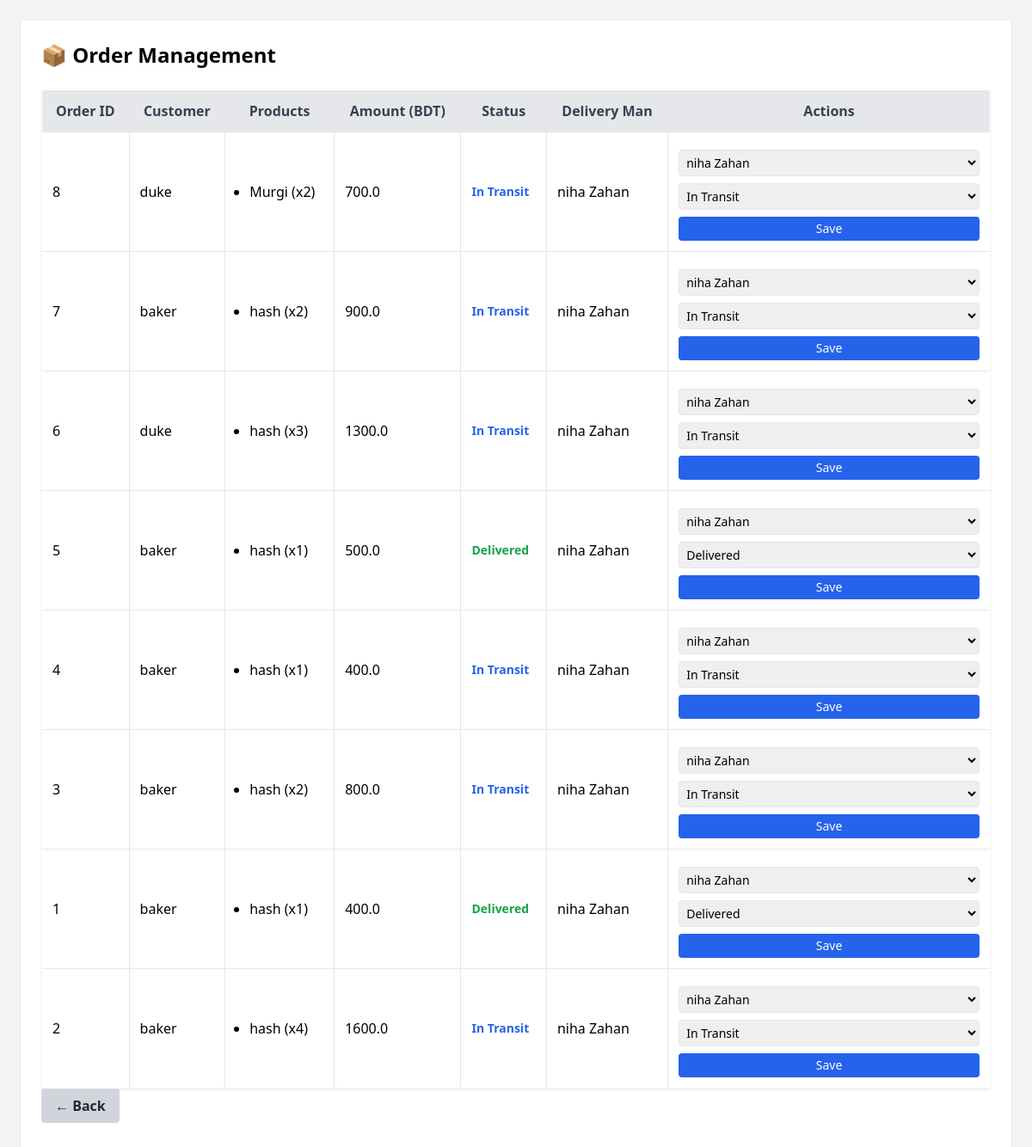
The app's page /admin/manage-orders (signed in), older data.
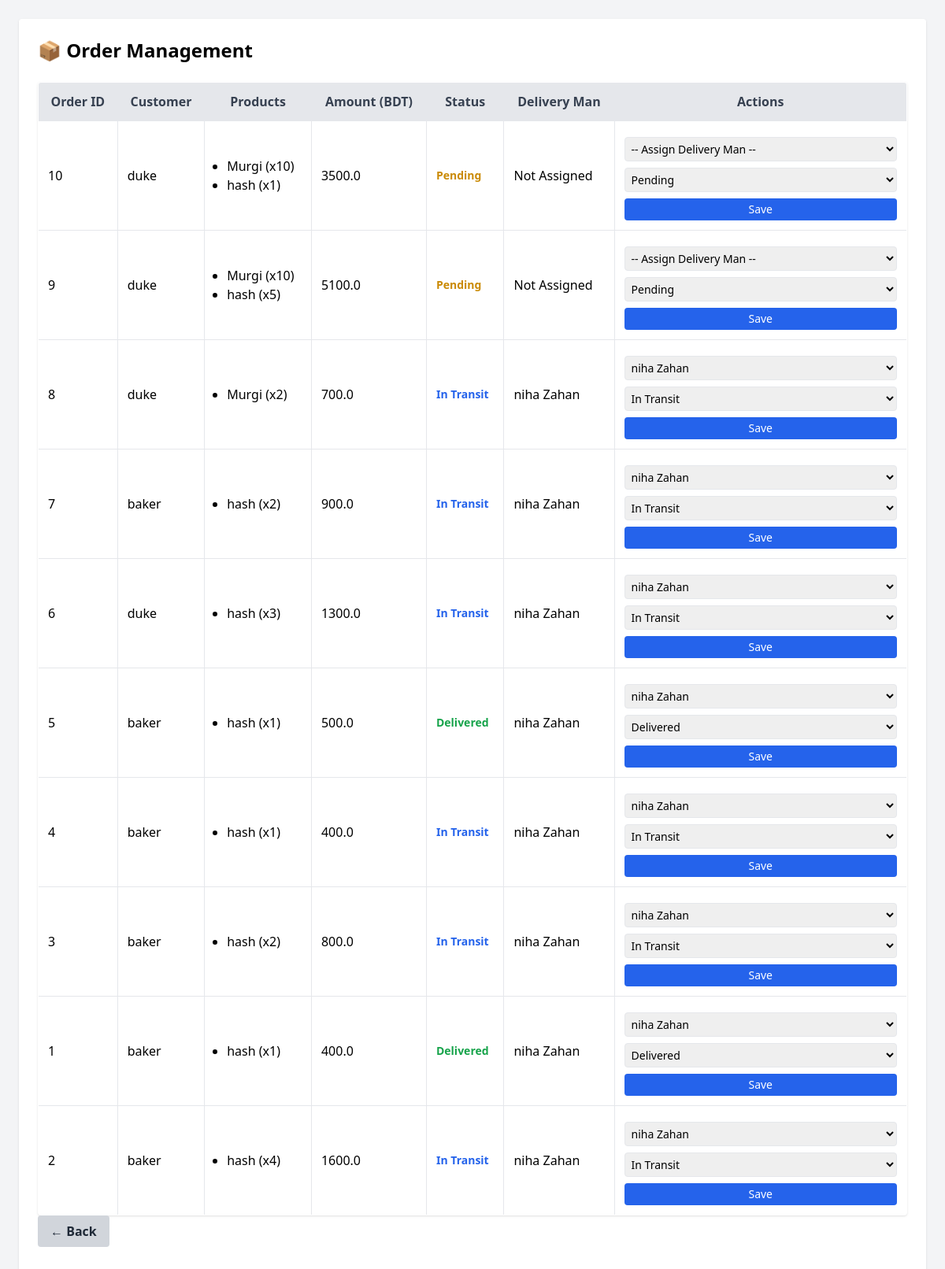
The same page, newer data.
### models.py (models this page shows, shortened)
class Order(db.Model):
    id = db.Column(db.Integer, primary_key=True)
    customer_id = db.Column(db.Integer, db.ForeignKey('user.id'))
    delivery_man_id = db.Column(db.Integer, db.ForeignKey('user.id'))
    status = db.Column(db.String(20), default='Pending')  # Pending, In Transit, Delivered, Cancelled
    total_amount = db.Column(db.Float)
    shipping_address = db.Column(db.Text)
    order_date = db.Column(db.DateTime, default=datetime.utcnow)
    delivery_date = db.Column(db.DateTime)
    priority = db.Column(db.Enum(PriorityLevel), default=PriorityLevel.medium)
    customer = db.relationship('User', foreign_keys=[customer_id], backref='customer_orders')
    delivery_man = db.relationship('User', foreign_keys=[delivery_man_id], backref='delivery_orders')
    @property
    def customer_name(self):
        return self.customer.name if self.customer else "Unknown Customer"

class User(db.Model):
    id = db.Column(db.Integer, primary_key=True)
    email = db.Column(db.String(100), unique=True, nullable=False)
    name = db.Column(db.String(100), nullable=False)
    password = db.Column(db.String(200), nullable=False)
    role = db.Column(db.String(50), nullable=False)  # admin, manager, farmer, delivery_man, customer
    phone = db.Column(db.String(20))
    address = db.Column(db.Text)
    blood_group = db.Column(db.String(5))
    image = db.Column(db.String(200))

class OrderItem(db.Model):
    id = db.Column(db.Integer, primary_key=True)
    order_id = db.Column(db.Integer, db.ForeignKey('order.id'))
    product_id = db.Column(db.Integer, db.ForeignKey('product.id'))
    quantity = db.Column(db.Integer, default=1)
    price = db.Column(db.Float)
    order = db.relationship('Order', backref='items')
    product = db.relationship('Product')

class Product(db.Model):
    id = db.Column(db.Integer, primary_key=True)
    name = db.Column(db.String(100), nullable=False)
    category = db.Column(db.String(100), nullable=False)
    quantity = db.Column(db.Integer, nullable=False)
    unit_price = db.Column(db.Float, nullable=False)
    product_description = db.Column(db.String(200), nullable=True)
    image = db.Column(db.String(100), nullable=True)  # Add this line for the image
    added_by = db.Column(db.Integer, db.ForeignKey('user.id'), nullable=False)

### app.py (the view, shortened to what this page needs)
@app.route('/admin/manage-orders', methods=['GET', 'POST'])
def manage_orders():
    if 'user_id' not in session:
        return redirect(url_for('login'))
    user = User.query.get(session['user_id'])
    if not user or user.role not in ['admin', 'manager']:
        return redirect(url_for('login'))
    orders = Order.query.order_by(Order.priority.desc(), Order.order_date.desc()).all()
    delivery_men = User.query.filter_by(role='delivery_man').all()
    return render_template('admin_manager_orders.html', user=user, orders=orders, delivery_men=delivery_men)

### templates/admin_manager_orders.html (shortened to what this page needs)
<!DOCTYPE html>
<html lang="en">
<head>
    <script src="https://cdn.tailwindcss.com"></script>
</head>
<body class="bg-gray-100 p-6">
  <div class="max-w-7xl mx-auto bg-white p-6 rounded shadow">
    <h1 class="text-2xl font-bold mb-6">📦 Order Management</h1>
    <table class="min-w-full bg-white border rounded shadow overflow-hidden">
      <thead class="bg-gray-200 text-gray-700">
        <tr>
          <th class="p-3 border">Order ID</th>
          <th class="p-3 border">Customer</th>
          <th class="p-3 border">Products</th>
          <th class="p-3 border">Amount (BDT)</th>
          <th class="p-3 border">Status</th>
          <th class="p-3 border">Delivery Man</th>
          <th class="p-3 border">Actions</th>
        </tr>
      </thead>
      <tbody>
        {% for order in orders %}
        <tr class="border-t">
          <td class="p-3 border">{{ order.id }}</td>
          <td class="p-3 border">{{ order.customer_name }}</td>
          <td class="p-3 border">
            <ul class="list-disc pl-4">
              {% for item in order.items %}
              <li>{{ item.product.name }} (x{{ item.quantity }})</li>
              {% endfor %}
            </ul>
          </td>
          <td class="p-3 border">{{ order.total_amount }}</td>
          <td class="p-3 border font-semibold text-sm">
            <span class="{% if order.status == 'Pending' %}text-yellow-600{% elif order.status == 'In Transit' %}text-blue-600{% elif order.status == 'Delivered' %}text-green-600{% endif %}">
              {{ order.status }}
            </span>
          </td>
          <td class="p-3 border">
            {{ order.delivery_man.name if order.delivery_man else "Not Assigned" }}
          </td>
          <td class="p-3 border">
            <form method="POST" class="space-y-2">
              <select name="delivery_man_id" class="border p-1 rounded w-full text-sm">
                <option value="">-- Assign Delivery Man --</option>
                {% for man in delivery_men %}
                  <option value="{{ man.id }}" {% if order.delivery_man_id == man.id %}selected{% endif %}>
                    {{ man.name }}
                  </option>
                {% endfor %}
              </select>
              <select name="status" class="border p-1 rounded w-full text-sm">
                <option value="Pending" {% if order.status == 'Pending' %}selected{% endif %}>Pending</option>
                <option value="In Transit" {% if order.status == 'In Transit' %}selected{% endif %}>In Transit</option>
                <option value="Delivered" {% if order.status == 'Delivered' %}selected{% endif %}>Delivered</option>
              </select>
              <button type="submit" class="bg-blue-600 text-white w-full py-1 rounded hover:bg-blue-700 text-sm">
                Save
              </button>
            </form>
          </td>
        </tr>
        {% else %}
        <tr>
          <td colspan="7" class="p-4 text-center text-gray-500">No orders found.</td>
        </tr>
        {% endfor %}
      </tbody>
    </table>
    <div class="mb-4">
      <a href="{% if user.role == 'admin' %}{{ url_for('admin_panel') }}{% elif user.role == 'manager' %}{{ url_for('manager_dashboard') }}{% else %}{{ url_for('customer_dashboard') }}{% endif %}"
        class="inline-block bg-gray-300 hover:bg-gray-400 text-gray-800 font-semibold py-2 px-4 rounded">
        ← Back
      </a>
    </div>
  </div>
</body>
</html>

Row changes from the older to the newer data that the page shows:
added Order: id "10", customer_name "duke", total_amount "3500.0", status "Pending", delivery_man "Not Assigned"
added OrderItem: product.name "Murgi", quantity "10"
added OrderItem: product.name "hash", quantity "1", shown under "10"
added Order: id "9", customer_name "duke", total_amount "5100.0", status "Pending", delivery_man "Not Assigned"
added OrderItem: product.name "Murgi", quantity "10", shown under "9"
added OrderItem: product.name "hash", quantity "5", shown under "9"
